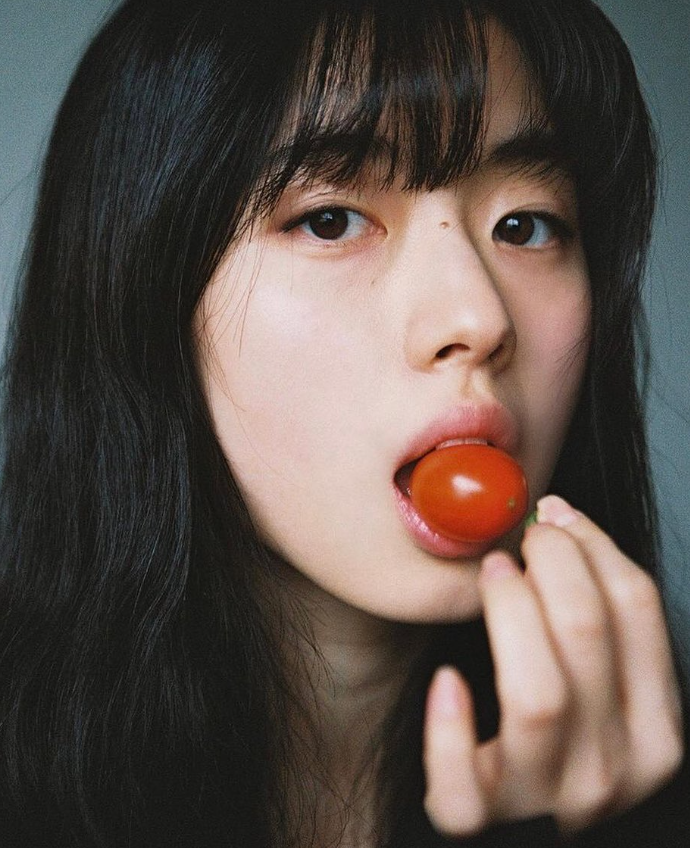
#> input picture hpwink.png, 690 x 848 px
$ python thresh.py
#> lines starting #> are read from the running program, lines starting #| are printed output that depends on the picture; after the words box and inside, x2 and y2 are one past the last pixel; in counts of white or black regions, pixels touching at a corner belong together
import cv2 as cv
import numpy as np
import matplotlib.pyplot as plt

img = cv.imread('hpwink.png')
#> img is the input picture: shape (848, 690, 3); mean B, G, R 74, 80.2, 91.7
cv.imshow("puzzle", img)

gray = cv.cvtColor(img,cv.COLOR_BGR2GRAY)
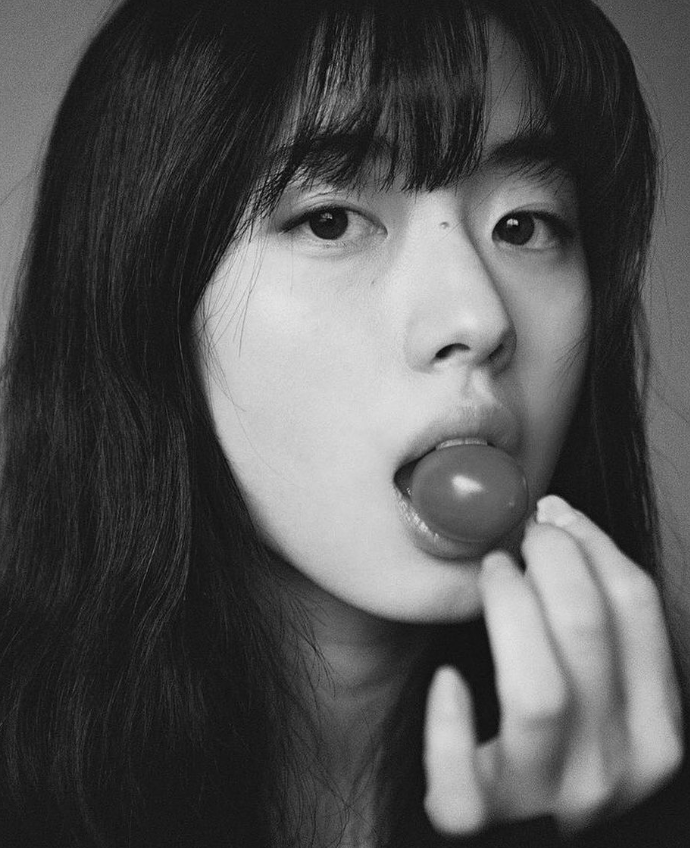
#> gray: shape (848, 690); min 4, max 230, mean 82.9
cv.imshow("grey",  gray)

# Simple thresholding
threshold, thresh  = cv.threshold(gray, 150, 255, cv.THRESH_BINARY)
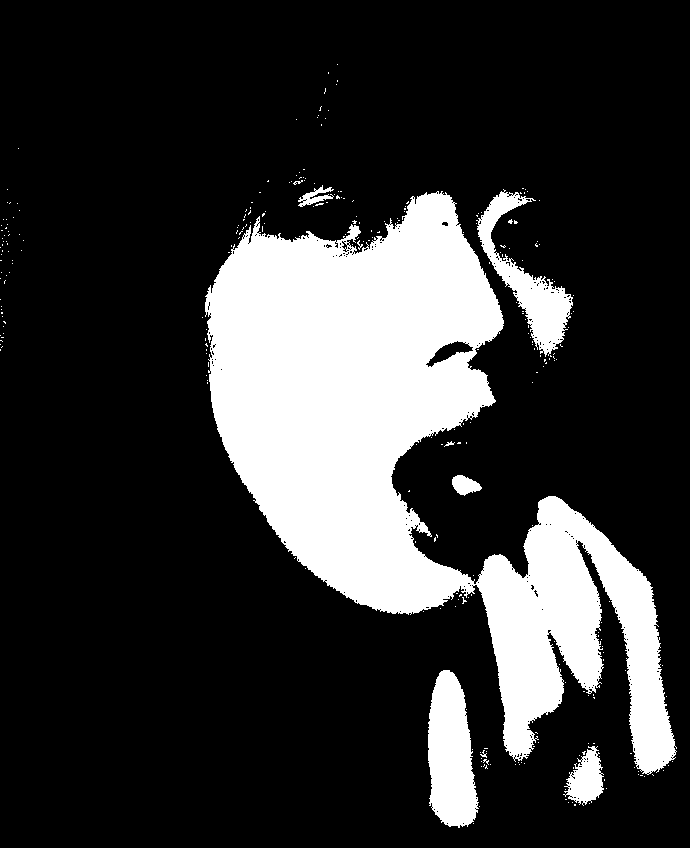
#> thresh: shape (848, 690); 20.8% white; 285 white regions (275 under 20 px), largest, box (x1, y1, x2, y2) and area: (205, 191, 677, 775) 108350, (428, 670, 479, 828) 5895, (476, 189, 573, 357) 4602
cv.imshow("Threshold", thresh)

threshold, thresh_inv  = cv.threshold(gray, 120, 255, cv.THRESH_BINARY_INV)
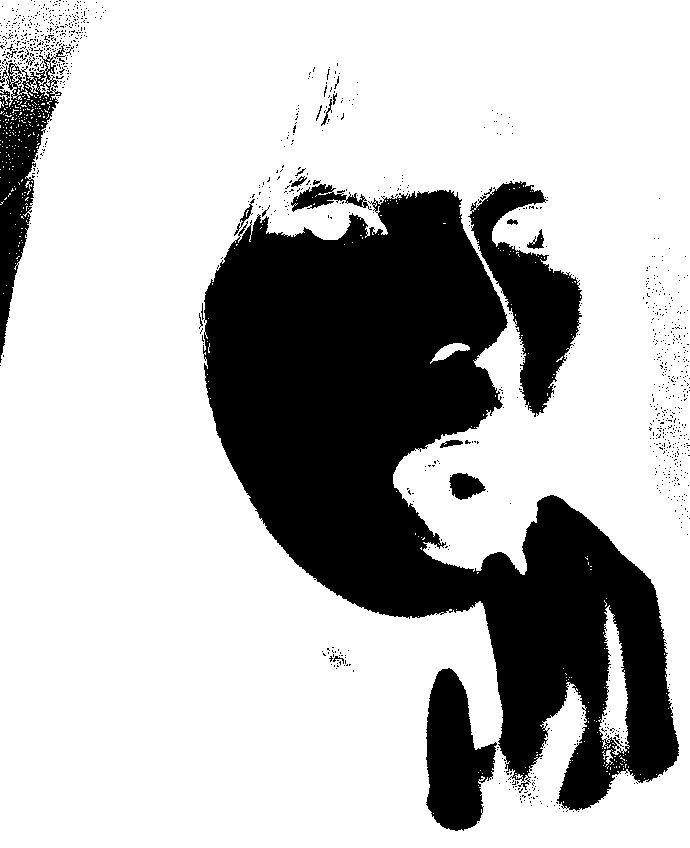
#> thresh_inv: shape (848, 690); 73.6% white; 1091 black regions (1067 under 20 px), largest, box (x1, y1, x2, y2) and area: (203, 190, 679, 811) 124734, (468, 181, 582, 417) 10692, (426, 668, 497, 831) 7483
cv.imshow("Threshold Inverse", thresh_inv)

# Adaptive thresholding
adaptive_thresh = cv.adaptiveThreshold(gray, 255, cv.ADAPTIVE_THRESH_GAUSSIAN_C, cv.THRESH_BINARY, 15, 11)
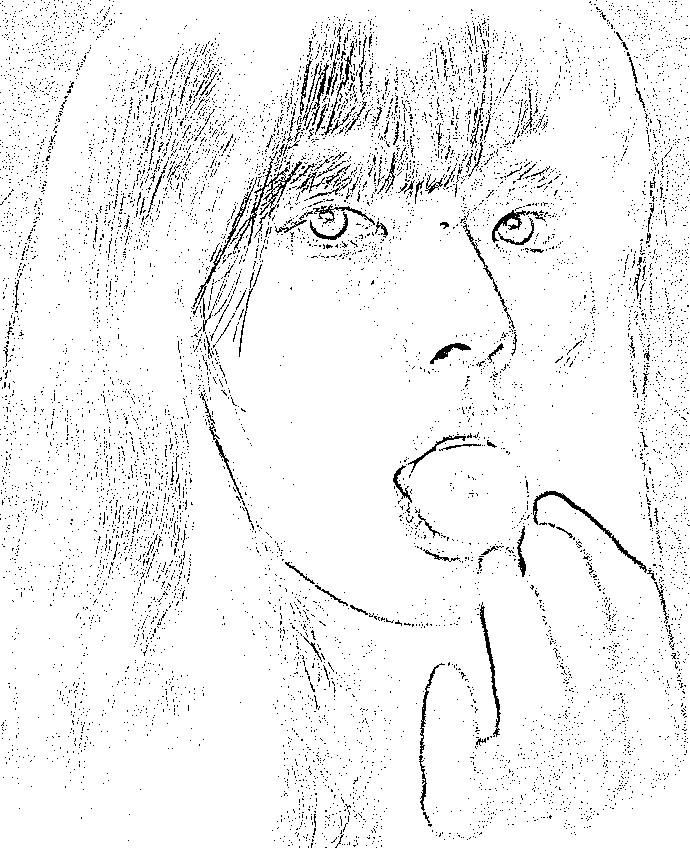
#> adaptive_thresh: shape (848, 690); 94.9% white; black in thin lines or dots
cv.imshow("Adaptive thresholding", adaptive_thresh)

cv.waitKey(0)
